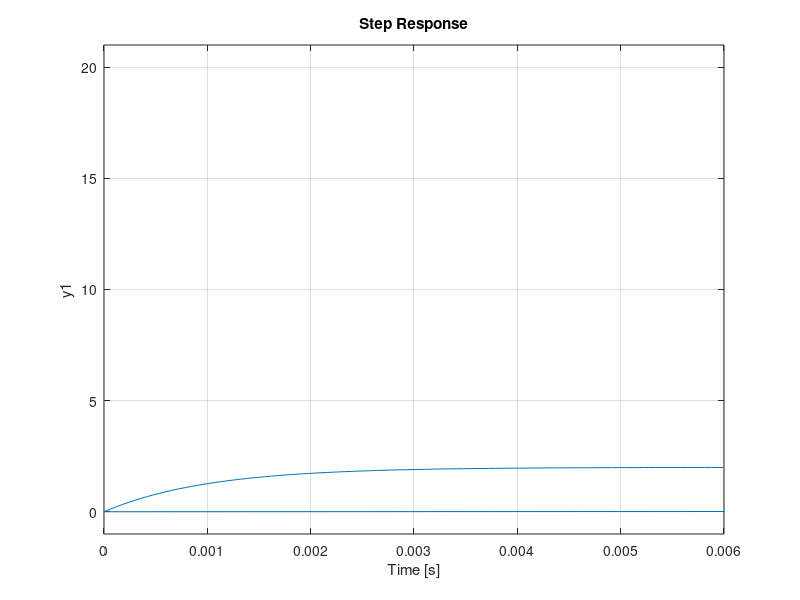

Recreate this plot in MATLAB. (Note: this script raises an error after producing the figure.)
r=1000;
c=1e-6;
t_const=r*c;
k=2;
num = [k];
den = [t_const 1];
g=tf(num, den);
t_ramp=0:.1:10;
[res,t]=lsim(g, t_ramp, t_ramp);
plot(t,res)
hold on
step(g)
stepinfo(g)